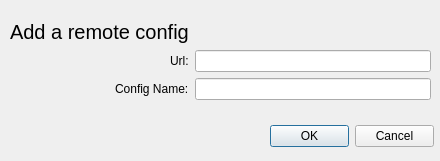
<?xml version="1.0" encoding="UTF-8"?>
<ui version="4.0">
 <class>AddRemoteConfigWindow</class>
 <widget class="QDialog" name="AddRemoteConfigWindow">
  <property name="geometry">
   <rect>
    <x>0</x>
    <y>0</y>
    <width>440</width>
    <height>161</height>
   </rect>
  </property>
  <property name="windowTitle">
   <string>Dialog</string>
  </property>
  <widget class="QWidget" name="formLayoutWidget">
   <property name="geometry">
    <rect>
     <x>10</x>
     <y>20</y>
     <width>421</width>
     <height>84</height>
    </rect>
   </property>
   <layout class="QFormLayout" name="formLayout">
    <property name="fieldGrowthPolicy">
     <enum>QFormLayout::ExpandingFieldsGrow</enum>
    </property>
    <property name="rowWrapPolicy">
     <enum>QFormLayout::WrapLongRows</enum>
    </property>
    <property name="labelAlignment">
     <set>Qt::AlignRight|Qt::AlignTrailing|Qt::AlignVCenter</set>
    </property>
    <item row="0" column="0">
     <widget class="QLabel" name="label">
      <property name="font">
       <font>
        <pointsize>15</pointsize>
       </font>
      </property>
      <property name="text">
       <string>Add a remote config</string>
      </property>
     </widget>
    </item>
    <item row="1" column="0">
     <widget class="QLabel" name="label_2">
      <property name="text">
       <string>Url:</string>
      </property>
     </widget>
    </item>
    <item row="2" column="0">
     <widget class="QLabel" name="label_3">
      <property name="text">
       <string>Config Name:</string>
      </property>
     </widget>
    </item>
    <item row="1" column="1">
     <widget class="QLineEdit" name="url"/>
    </item>
    <item row="2" column="1">
     <widget class="QLineEdit" name="configName"/>
    </item>
   </layout>
  </widget>
  <widget class="QDialogButtonBox" name="buttonBox">
   <property name="geometry">
    <rect>
     <x>270</x>
     <y>120</y>
     <width>164</width>
     <height>32</height>
    </rect>
   </property>
   <property name="standardButtons">
    <set>QDialogButtonBox::Cancel|QDialogButtonBox::Ok</set>
   </property>
  </widget>
 </widget>
 <resources/>
 <connections/>
</ui>
